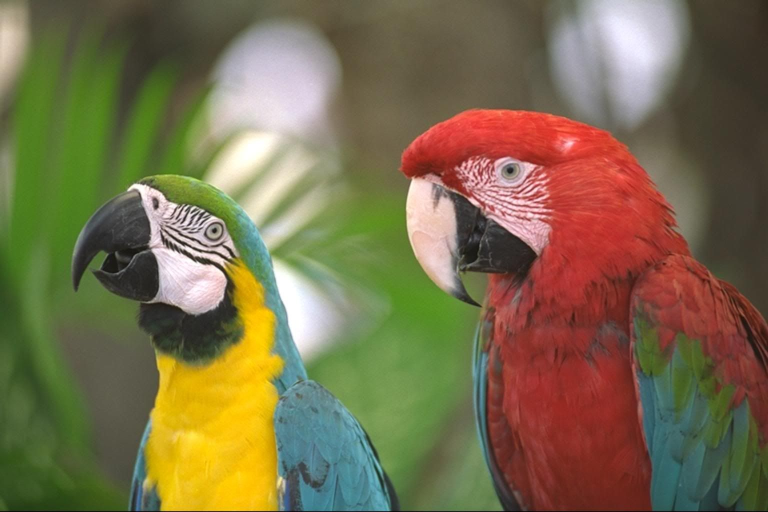
#> input picture Image_Processing/parrot.jpg, 1536 x 1024 px (shown at 1/2 size)
$ jupyter execute 01_image_processing.ipynb
#> lines starting #> are read from the running program, lines starting #| are printed output that depends on the picture
#> the sliders are set to hue = 0, saturation = 0, value = 0
[cell 1]
from ipywidgets import interact, widgets, Layout, interactive
import numpy as np
import cv2
import matplotlib.image as mpimg
import matplotlib.pyplot as plt
from PIL import Image

[cell 2]
def adjust(hue, saturation, value):
#> called with hue = 0, saturation = 0, value = 0
    try:
        raise TypeError
        img = mpimg.imread('parrot.jpg')
    except:
        img = Image.open('parrot.jpg')
#> img is the input picture: PIL image 1536x1024 RGB; mean R, G, B 121.7, 109.6, 75.9
        img = np.array(img)
    hsv = cv2.cvtColor(img, cv2.COLOR_RGB2HSV).astype(np.int16)
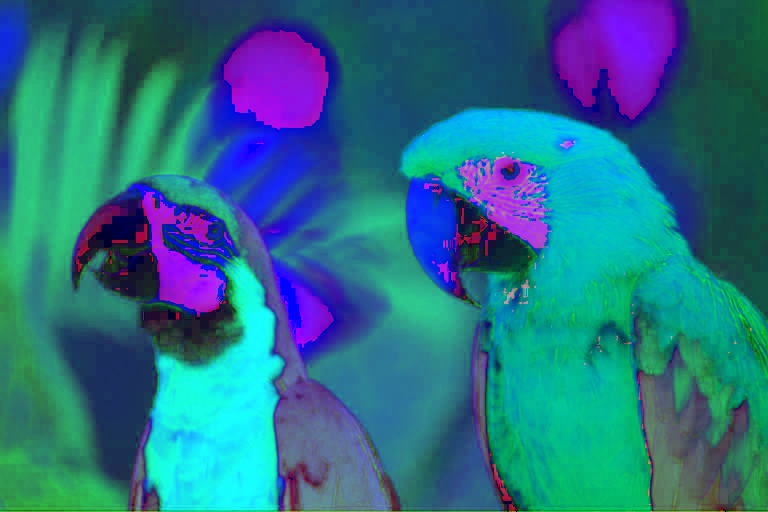
#> hsv: shape (1024, 1536, 3) int16 (shown at 1/2 size); mean R, G, B 39.2, 111.2, 133.3
    h=hsv[:,:,0];s=hsv[:,:,1];v=hsv[:,:,2]
#> after `h = hsv[:, :, 0]`:
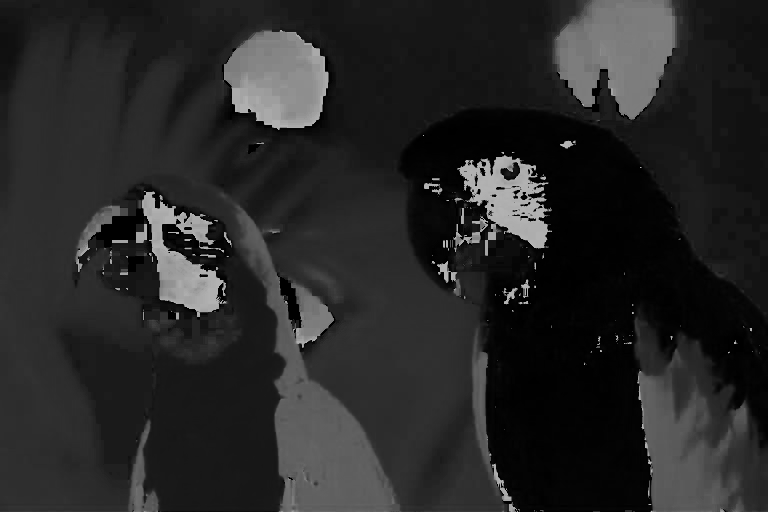
#> h: shape (1024, 1536) int16 (shown at 1/2 size); min 0, max 179, mean 39.2
#> after `s = hsv[:, :, 1]`:
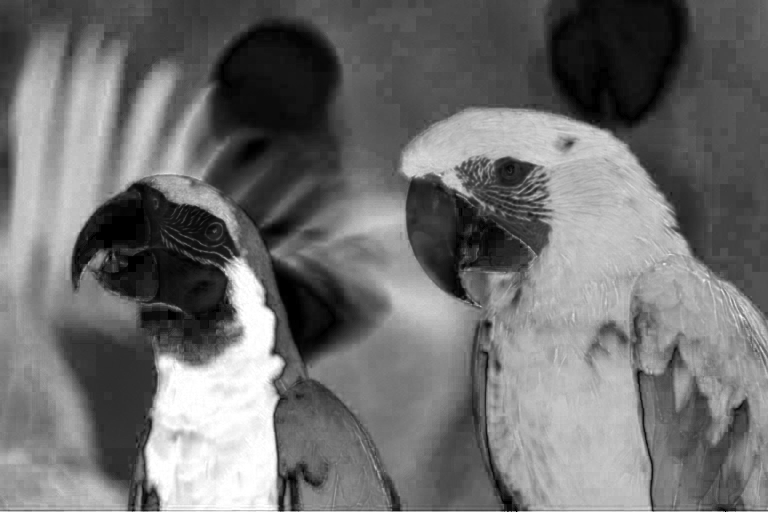
#> s: shape (1024, 1536) int16 (shown at 1/2 size); min 0, max 255, mean 111.2
#> after `v = hsv[:, :, 2]`:
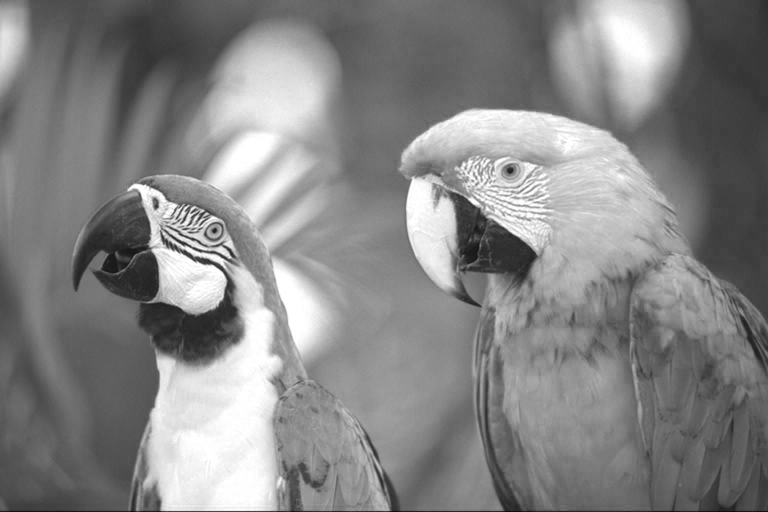
#> v: shape (1024, 1536) int16 (shown at 1/2 size); min 0, max 255, mean 133.3
    h *= 2
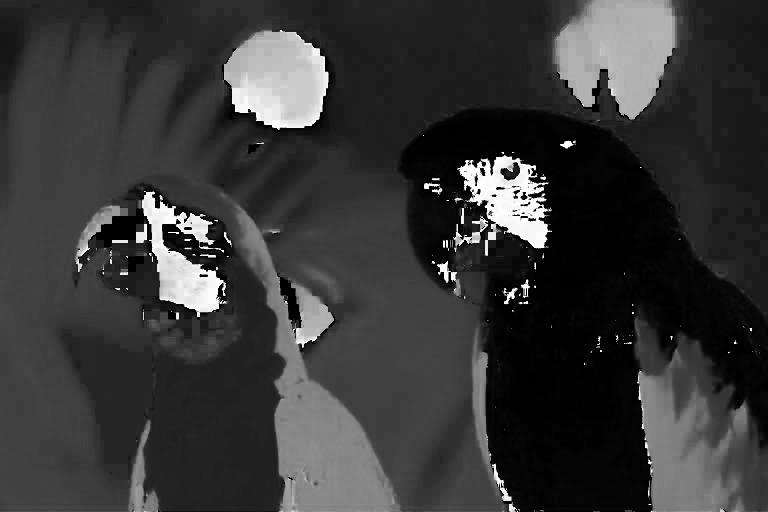
#> h: shape (1024, 1536) int16 (shown at 1/2 size); min 0, max 358, mean 78.4; drawn with min black and max white
    saturation *= (255/100);value *= (255/100)
    h += hue;s += int(saturation); v += int(value)
    h[h>358] -= 359;h[h<0] += 359
    s[s>255]=255;s[s<0]=0
    v[v>255]=255;v[v<0]=0
    h=(h/360)*180
    result=np.dstack((h,s,v)).astype(np.uint8)
    result=cv2.cvtColor(result, cv2.COLOR_HSV2RGB)
    plt.figure(figsize=(15,10));plt.imshow(result)
